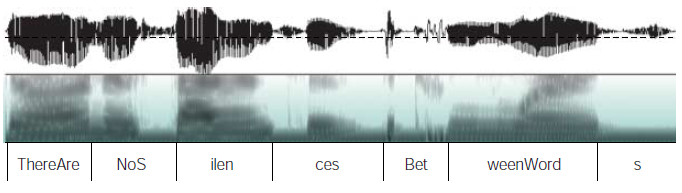
#> input picture poster/schematics/saffran/image3.png, 682 x 193 px, found by its file name
$ python build_panels.py
#> lines starting #> are read from the running program, lines starting #| are printed output that depends on the picture; after the words box and inside, x2 and y2 are one past the last pixel; in counts of white or black regions, pixels touching at a corner belong together
"""Build poster Saffran panels from intro_front slide exports."""
from pathlib import Path

import numpy as np
from PIL import Image

OUT = Path("poster/schematics/saffran")


def trim_white(im: Image.Image, pad: int = 12, thresh: int = 245) -> Image.Image:
    arr = np.asarray(im.convert("RGB"))
    mask = (arr < thresh).any(axis=2)
    ys, xs = np.where(mask)
    if len(xs) == 0:
        return im
    y0 = max(0, int(ys.min()) - pad)
    y1 = min(arr.shape[0], int(ys.max()) + pad)
    x0 = max(0, int(xs.min()) - pad)
    x1 = min(arr.shape[1], int(xs.max()) + pad)
    return im.crop((x0, y0, x1, y1))


def main() -> None:
    # Already-clean spectrogram panel.
    sil = Image.open(OUT / "image3.png").convert("RGB")
#> sil is the input picture: PIL image 682x193 RGB; mean R, G, B 193, 199.2, 198.7
    sil.save(OUT / "no_silences.png")

    slide = Image.open(OUT / "slide7.png").convert("RGB")
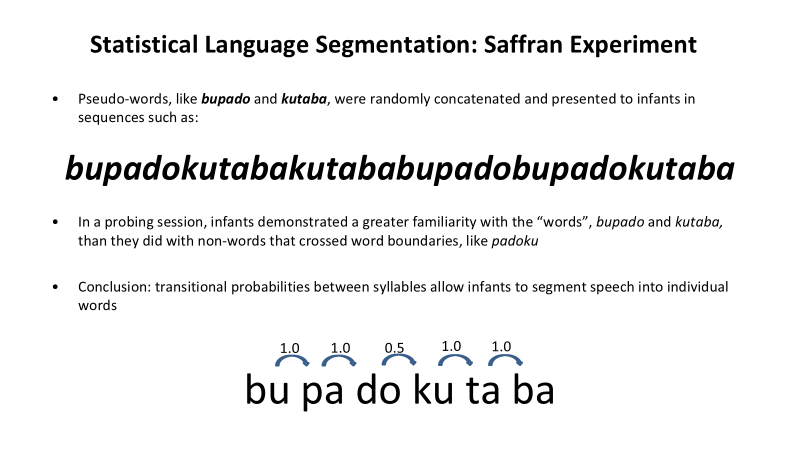
#> input picture poster/schematics/saffran/slide7.png, 1600 x 900 px, found by its file name (shown at 1/2 size)
#> slide is the input picture: PIL image 1600x900 RGB; mean R, G, B 239.9, 240, 240.1
    # Continuous stream line + transitional-probability arcs (skip bullet text).
    stream = trim_white(slide.crop((120, 318, 1480, 358)), pad=6)
#> in trim_white, `y0 = max(0, int(ys.min()) - pad)`: y0 = 0
#> in trim_white, `y1 = min(arr.shape[0], int(ys.max()) + pad)`: y1 = 40
#> in trim_white, `x0 = max(0, int(xs.min()) - pad)`: x0 = 5
#> in trim_white, `x1 = min(arr.shape[1], int(xs.max()) + pad)`: x1 = 1354
    arcs = trim_white(slide.crop((80, 605, 1520, 840)), pad=8)
#> call 2 of trim_white, with pad = 8, thresh = 245
#> in trim_white (call 2), `arr = np.asarray(im.convert("RGB"))`:
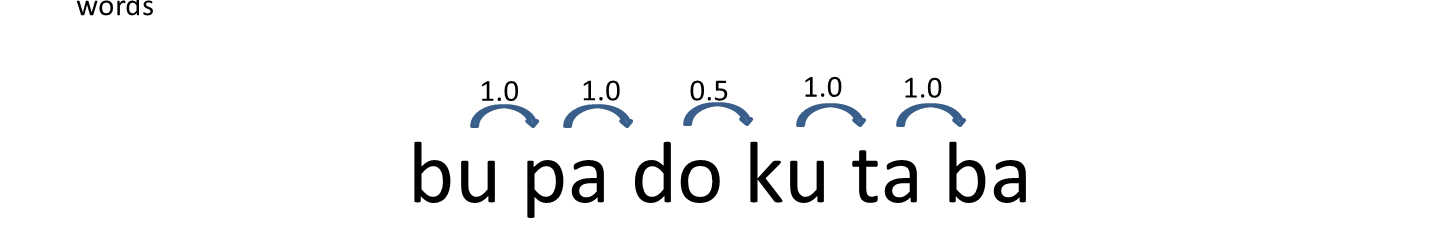
#> arr: shape (235, 1440, 3); mean R, G, B 245.2, 245.5, 245.8
#> in trim_white (call 2), `mask = (arr < thresh).any(axis=2)`:
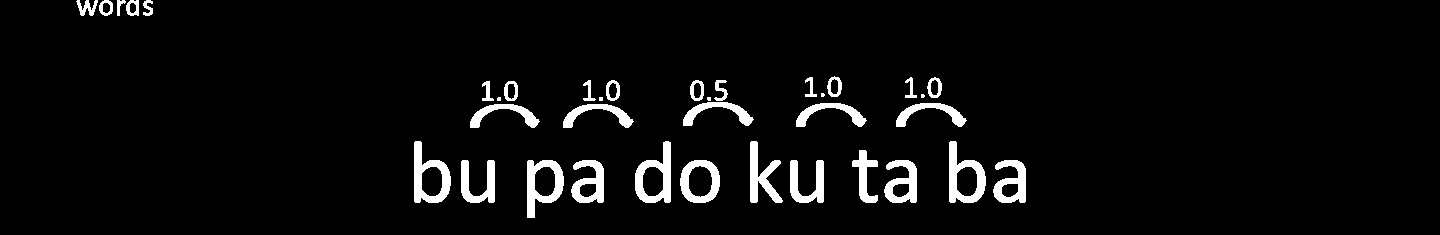
#> mask: shape (235, 1440) bool; 4.7% white; 37 white regions (5 under 20 px), largest, box (x1, y1, x2, y2) and area: (414, 141, 451, 203) 1074, (949, 141, 986, 203) 1074, (635, 141, 671, 203) 1058
#> in trim_white (call 2), `ys, xs = np.where(mask)`: ys = 15859 values from 0 to 217; xs = 15859 values, max 1025 at index 8267, min 76 at index 32, mean 693.2
#> in trim_white (call 2), `y1 = min(arr.shape[0], int(ys.max()) + pad)`: y1 = 225
#> in trim_white (call 2), `x0 = max(0, int(xs.min()) - pad)`: x0 = 68
#> in trim_white (call 2), `x1 = min(arr.shape[1], int(xs.max()) + pad)`: x1 = 1033
#> in trim_white (call 2), `return im.crop((x0, y0, x1, y1))`:
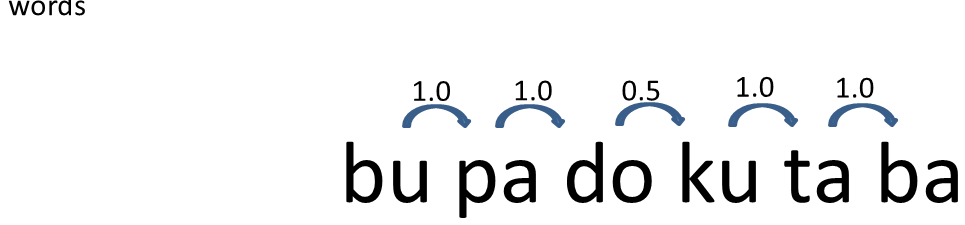
#> returned value: PIL image 965x225 RGB; mean R, G, B 239.7, 240.1, 240.7

    # Stack stream over arcs with a thin white gap.
    gap = 14
    w = max(stream.width, arcs.width)
#> w = 1349
    h = stream.height + gap + arcs.height
#> h = 279
    canvas = Image.new("RGB", (w, h), (255, 255, 255))
#> canvas: PIL image 1349x279 RGB; every value is 255
    canvas.paste(stream, ((w - stream.width) // 2, 0))
    canvas.paste(arcs, ((w - arcs.width) // 2, stream.height + gap))
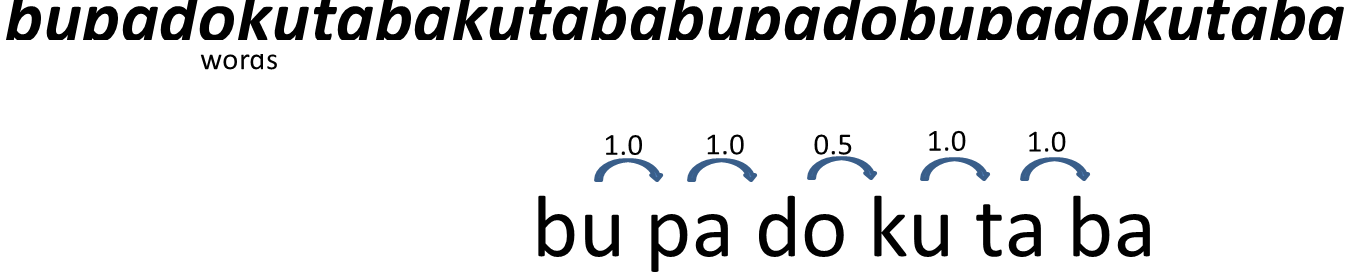
#> canvas: PIL image 1349x279 RGB; mean R, G, B 228.8, 229, 229.4
    canvas = trim_white(canvas, pad=10)
#> call 3 of trim_white, with pad = 10, thresh = 245
#> in trim_white (call 3), `mask = (arr < thresh).any(axis=2)`:
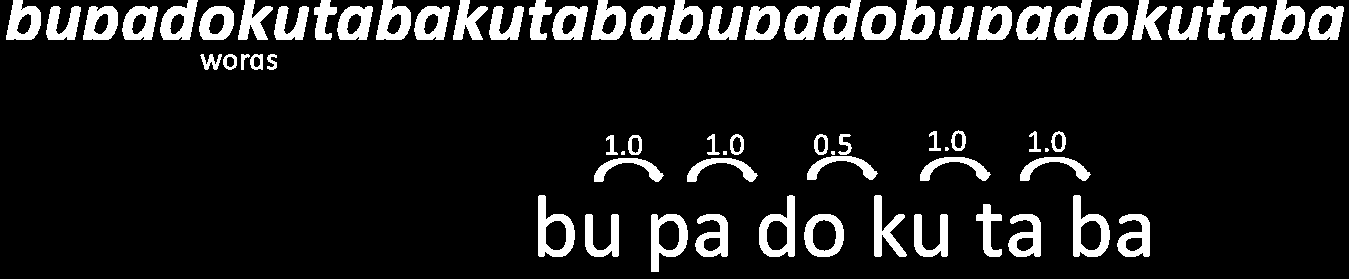
#> mask: shape (279, 1349) bool; 11.7% white; 73 white regions (5 under 20 px), largest, box (x1, y1, x2, y2) and area: (538, 195, 575, 257) 1074, (1073, 195, 1110, 257) 1074, (759, 195, 795, 257) 1058
#> in trim_white (call 3), `x0 = max(0, int(xs.min()) - pad)`: x0 = 0
#> in trim_white (call 3), `x1 = min(arr.shape[1], int(xs.max()) + pad)`: x1 = 1349
    # Slide text sometimes leaves a stray "words" under the stream; blank it.
    from PIL import ImageDraw
    draw = ImageDraw.Draw(canvas)
    draw.rectangle(
        [int(canvas.width * 0.08), int(canvas.height * 0.10),
         int(canvas.width * 0.22), int(canvas.height * 0.26)],
        fill=(255, 255, 255),
    )
    canvas.save(OUT / "saffran_stream.png")
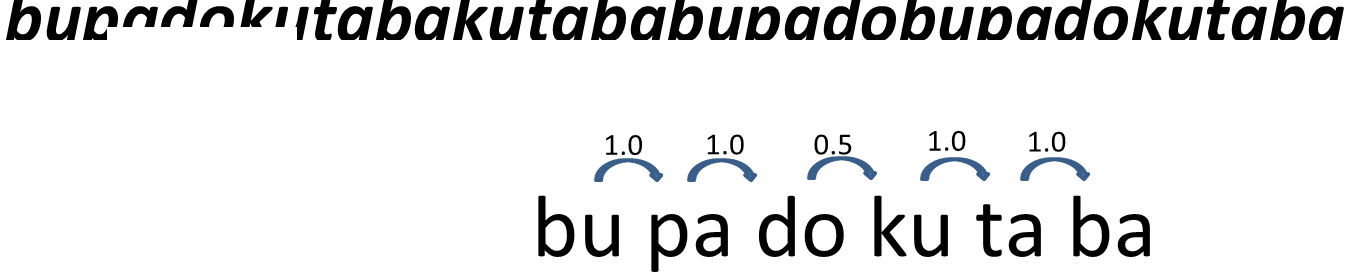
#> saved as saffran_stream.png: PIL image 1349x279 RGB; mean R, G, B 230, 230.3, 230.6
    print("wrote", OUT / "no_silences.png", sil.size)
#| wrote poster/schematics/saffran/no_silences.png (682, 193)
    print("wrote", OUT / "saffran_stream.png", canvas.size)
#| wrote poster/schematics/saffran/saffran_stream.png (1349, 279)


if __name__ == "__main__":
    main()
